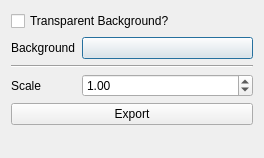
<?xml version="1.0" encoding="UTF-8"?>
<ui version="4.0">
 <class>ExportGraphDialog</class>
 <widget class="QDialog" name="ExportGraphDialog">
  <property name="minimumSize">
   <size>
    <width>264</width>
    <height>158</height>
   </size>
  </property>
  <property name="maximumSize">
   <size>
    <width>264</width>
    <height>158</height>
   </size>
  </property>
  <property name="windowTitle">
   <string>Export Options</string>
  </property>
  <layout class="QFormLayout" name="formLayout_2">
   <property name="fieldGrowthPolicy">
    <enum>QFormLayout::FieldGrowthPolicy::ExpandingFieldsGrow</enum>
   </property>
   <property name="labelAlignment">
    <set>Qt::AlignmentFlag::AlignLeading|Qt::AlignmentFlag::AlignLeft|Qt::AlignmentFlag::AlignVCenter</set>
   </property>
   <item row="1" column="0">
    <widget class="QLabel" name="backgroundLabel">
     <property name="text">
      <string>Background</string>
     </property>
    </widget>
   </item>
   <item row="1" column="1">
    <widget class="ColorButton" name="background">
     <property name="sizePolicy">
      <sizepolicy hsizetype="Expanding" vsizetype="Fixed">
       <horstretch>0</horstretch>
       <verstretch>0</verstretch>
      </sizepolicy>
     </property>
     <property name="text">
      <string/>
     </property>
    </widget>
   </item>
   <item row="3" column="0">
    <widget class="QLabel" name="scaleLabel">
     <property name="text">
      <string>Scale</string>
     </property>
    </widget>
   </item>
   <item row="4" column="0" colspan="2">
    <widget class="QPushButton" name="export_button">
     <property name="enabled">
      <bool>true</bool>
     </property>
     <property name="text">
      <string>Export</string>
     </property>
     <property name="autoDefault">
      <bool>false</bool>
     </property>
     <property name="default">
      <bool>false</bool>
     </property>
     <property name="flat">
      <bool>false</bool>
     </property>
    </widget>
   </item>
   <item row="3" column="1">
    <widget class="QDoubleSpinBox" name="scaleDoubleSpinBox">
     <property name="sizePolicy">
      <sizepolicy hsizetype="Expanding" vsizetype="Fixed">
       <horstretch>0</horstretch>
       <verstretch>0</verstretch>
      </sizepolicy>
     </property>
     <property name="maximum">
      <double>100.000000000000000</double>
     </property>
     <property name="singleStep">
      <double>0.050000000000000</double>
     </property>
     <property name="value">
      <double>1.000000000000000</double>
     </property>
    </widget>
   </item>
   <item row="2" column="0" colspan="2">
    <widget class="Line" name="line">
     <property name="orientation">
      <enum>Qt::Orientation::Horizontal</enum>
     </property>
    </widget>
   </item>
   <item row="0" column="0" colspan="2">
    <widget class="QCheckBox" name="transparent_check">
     <property name="text">
      <string>Transparent Background?</string>
     </property>
    </widget>
   </item>
  </layout>
 </widget>
 <customwidgets>
  <customwidget>
   <class>ColorButton</class>
   <extends>QPushButton</extends>
   <header>ui.widgets</header>
  </customwidget>
 </customwidgets>
 <resources/>
 <connections/>
</ui>
